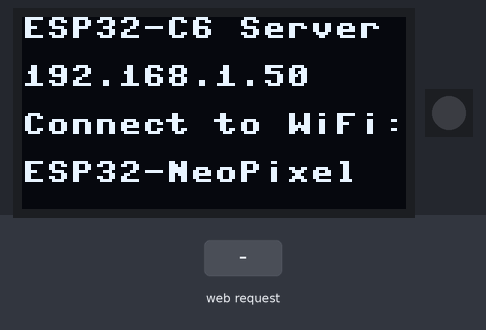
The program below on a simulated ESP32 board running MicroPython. Shown: 128×64 one-colour display, 1 RGB LEDs in strip order, left to right. Inputs (shaded band) come from the test bench. Dim RGB values are drawn brighter than linear; WiFi joins after 1.5 s; threads take turns every 2 ms; library files of the repository ran but are not shown: ssd1306.py; what the program prints to the serial console is not drawn.

Above: at 3.2 s.
3.3 s: HTTP request GET / received
At 7.09 s:
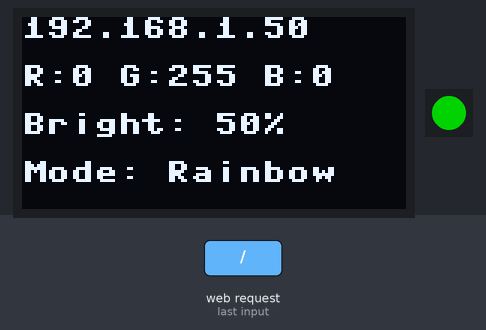
At 9.28 s:
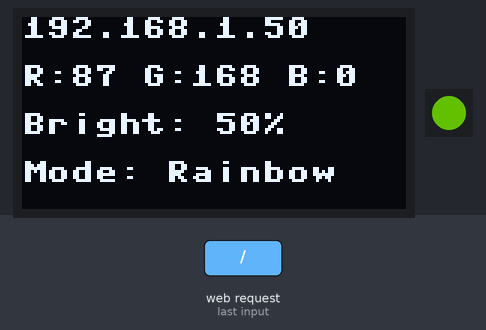
Timing chart, 0 to 23.7 s (numbered marks = the images above; inputs shaded):
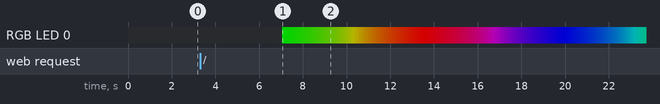

The program:

rgb_web_oled.py
```python
import ssd1306
from time import sleep
from machine import Pin, SoftI2C
import neopixel
import network
import socket
import time
import json

# ESP32 Pin assignment
i2c = SoftI2C(scl=Pin(0), sda=Pin(9))
oled_width = 128
oled_height = 64
oled = ssd1306.SSD1306_I2C(oled_width, oled_height, i2c)

# NeoPixel setup
pixel_pin = Pin(8, Pin.OUT)   # NeoPixel connected to GPIO8
num_pixels = 1                # Number of NeoPixels (just one in this case)
np = neopixel.NeoPixel(pixel_pin, num_pixels)

# Parameters for LED control - can be modified via web interface
settings = {
    'brightness': 0.5,        # 0.0 to 1.0
    'speed': 0.05,            # Delay in seconds
    'rainbow_enable': True,   # Enable rainbow animation
    'static_color': (128, 128, 128)  # Default static color if not in rainbow mode
}

def wheel(pos):
    """Generate rainbow colors across 0-255 positions."""
    if pos < 85:
        return (pos * 3, 255 - pos * 3, 0)
    elif pos < 170:
        pos -= 85
        return (255 - pos * 3, 0, pos * 3)
    else:
        pos -= 170
        return (0, pos * 3, 255 - pos * 3)

def apply_brightness(color, brightness_value):
    """Apply brightness to RGB color."""
    r, g, b = color
    return (int(r * brightness_value), int(g * brightness_value), int(b * brightness_value))

# Set up WiFi Access Point
def setup_ap():
    ap = network.WLAN(network.AP_IF)
    ap.active(True)
    ap.config(essid='ESP32-NeoPixel', password='12345678')

    while not ap.active():
        pass

    print('AP Mode Active')
    print('IP Address:', ap.ifconfig()[0])
    return ap.ifconfig()[0]

# Alternative: Connect to existing WiFi network
def connect_wifi(ssid, password):
    wlan = network.WLAN(network.STA_IF)
    wlan.active(True)
    if not wlan.isconnected():
        print('Connecting to WiFi...')
        wlan.connect(ssid, password)

        # Wait for connection with timeout
        max_wait = 10
        while max_wait > 0:
            if wlan.isconnected():
                break
            max_wait -= 1
            print('Waiting for connection...')
            time.sleep(1)

        if wlan.isconnected():
            print('Connected to WiFi')
            print('IP Address:', wlan.ifconfig()[0])
            return wlan.ifconfig()[0]
        else:
            print('Failed to connect to WiFi')
            return None
    else:
        print('Already connected to WiFi')
        print('IP Address:', wlan.ifconfig()[0])
        return wlan.ifconfig()[0]

# HTML content
def get_html():
    brightness_val = int(settings['brightness']*100)
    speed_val = int(100-(settings['speed']*1000))
    r, g, b = settings['static_color']
    color_hex = "#{:02x}{:02x}{:02x}".format(r, g, b)

    html = """
    <!DOCTYPE html>
    <html>
    <head>
        <title>ESP32 NeoPixel Control</title>
        <meta name="viewport" content="width=device-width, initial-scale=1">
        <style>
            body { font-family: Arial; text-align: center; margin: 20px; }
            .slider { width: 80%; margin: 20px auto; }
            .btn { background-color: #4CAF50; color: white; padding: 10px 20px;
                   border: none; cursor: pointer; margin: 5px; border-radius: 4px; }
            .color-picker { margin: 20px auto; }
            .card { background-color: #f1f1f1; border-radius: 10px;
                    padding: 20px; margin: 20px auto; max-width: 600px; }
        </style>
    </head>
    <body>
        <div class="card">
            <h1>ESP32 NeoPixel Control</h1>

            <h2>Brightness</h2>
            <input type="range" min="0" max="100" value="BRIGHTNESS_VAL" class="slider" id="brightnessSlider">
            <p id="brightnessValue">BRIGHTNESS_VAL%</p>

            <h2>Speed</h2>
            <input type="range" min="1" max="100" value="SPEED_VAL" class="slider" id="speedSlider">
            <p id="speedValue">SPEED_VAL</p>

            <h2>Mode</h2>
            <button class="btn" id="rainbowBtn">Rainbow Mode</button>
            <button class="btn" id="staticBtn">Static Color</button>

            <h2>Static Color</h2>
            <input type="color" id="colorPicker" class="color-picker" value="COLOR_HEX">

            <div id="status" style="margin-top: 20px; color: green;"></div>
        </div>

        <script>
            // Function to send data to server
            function updateSettings(data) {
                fetch('/update', {
                    method: 'POST',
                    body: JSON.stringify(data),
                    headers: {
                        'Content-Type': 'application/json'
                    }
                })
                .then(response => response.text())
                .then(data => {
                    document.getElementById('status').textContent = 'Updated!';
                    setTimeout(() => document.getElementById('status').textContent = '', 1000);
                });
            }

            // Brightness slider
            const brightnessSlider = document.getElementById('brightnessSlider');
            const brightnessValue = document.getElementById('brightnessValue');
            brightnessSlider.oninput = function() {
                brightnessValue.textContent = this.value + '%';
                updateSettings({brightness: this.value / 100});
            }

            // Speed slider
            const speedSlider = document.getElementById('speedSlider');
            const speedValue = document.getElementById('speedValue');
            speedSlider.oninput = function() {
                speedValue.textContent = this.value;
                updateSettings({speed: (100 - this.value) / 1000});
            }

            // Mode buttons
            document.getElementById('rainbowBtn').onclick = function() {
                updateSettings({rainbow_enable: true});
            }

            document.getElementById('staticBtn').onclick = function() {
                updateSettings({rainbow_enable: false});
                // Also send current color picker value
                const color = document.getElementById('colorPicker').value;
                const r = parseInt(color.substr(1,2), 16);
                const g = parseInt(color.substr(3,2), 16);
                const b = parseInt(color.substr(5,2), 16);
                updateSettings({static_color: [r, g, b]});
            }

            // Color picker
            document.getElementById('colorPicker').onchange = function() {
                const color = this.value;
                const r = parseInt(color.substr(1,2), 16);
                const g = parseInt(color.substr(3,2), 16);
                const b = parseInt(color.substr(5,2), 16);
                updateSettings({static_color: [r, g, b]});
            }
        </script>
    </body>
    </html>
    """

    # Replace placeholder values with actual values
    html = html.replace("BRIGHTNESS_VAL", str(brightness_val))
    html = html.replace("SPEED_VAL", str(speed_val))
    html = html.replace("COLOR_HEX", color_hex)

    return html

# Web server
def start_server(ip):
    s = socket.socket(socket.AF_INET, socket.SOCK_STREAM)
    s.bind(('', 80))
    s.listen(5)

    while True:
        try:
            conn, addr = s.accept()
            print('Client connected from', addr)
            request = conn.recv(1024)
            request = str(request)

            # Process POST request - update settings
            if 'POST /update' in request:
                # Find JSON payload
                json_start = request.find('{')
                json_end = request.rfind('}') + 1
                if json_start > 0 and json_end > 0:
                    try:
                        data_str = request[json_start:json_end]
                        data = json.loads(data_str)
                        print("Received data:", data)

                        # Update settings
                        for key, value in data.items():
                            if key in settings:
                                settings[key] = value

                        response = "Settings updated"
                    except Exception as e:
                        print("JSON parse error:", e)
                        response = "Error parsing settings"
                else:
                    response = "No data received"

                conn.send('HTTP/1.1 200 OK\n')
                conn.send('Content-Type: text/plain\n')
                conn.send('Connection: close\n\n')
                conn.sendall(response)
                conn.close()

            # Serve HTML page for GET request
            else:
                response = get_html()
                conn.send('HTTP/1.1 200 OK\n')
                conn.send('Content-Type: text/html\n')
                conn.send('Connection: close\n\n')
                conn.sendall(response)
                conn.close()

        except Exception as e:
            print("Server error:", e)
            conn.close()
            # Don't break the loop, keep server running

# Start the web server in a separate thread
import _thread

# Choose one of these options:
# ip = setup_ap()  # Create access point
# OR
ip = connect_wifi("Sony Xperia 1 III", "00000000")  # Connect to existing WiFi

if ip:
    _thread.start_new_thread(start_server, (ip,))
    print(f"Web server started at http://{ip}")
else:
    print("Network connection failed")

# Display startup message on OLED
oled.fill(0)
oled.text('ESP32-C6 Server', 0, 0)
oled.text(f'{ip}', 0, 16)
oled.text('Connect to WiFi:', 0, 32)
oled.text('ESP32-NeoPixel', 0, 48)
oled.show()
sleep(5)  # Show IP for 5 seconds

# Main loop
position = 0
while True:
    if settings['rainbow_enable']:
        # Rainbow mode
        original_color = wheel(position)
        display_color = original_color
        position = (position + 1) % 256
    else:
        # Static color mode
        original_color = settings['static_color']
        display_color = original_color

    # Apply brightness
    adjusted_color = apply_brightness(original_color, settings['brightness'])

    # Update NeoPixel
    np[0] = adjusted_color
    np.write()

    # Update OLED display
    r, g, b = display_color
    oled.fill(0)
    oled.text(f'{ip}', 0, 0)
    oled.text(f'R:{r} G:{g} B:{b}', 0, 16)
    oled.text(f'Bright: {int(settings["brightness"]*100)}%', 0, 32)
    mode = "Rainbow" if settings['rainbow_enable'] else "Static"
    oled.text(f'Mode: {mode}', 0, 48)
    oled.show()

    # Use the speed setting from web interface
    sleep(settings['speed'])
```
